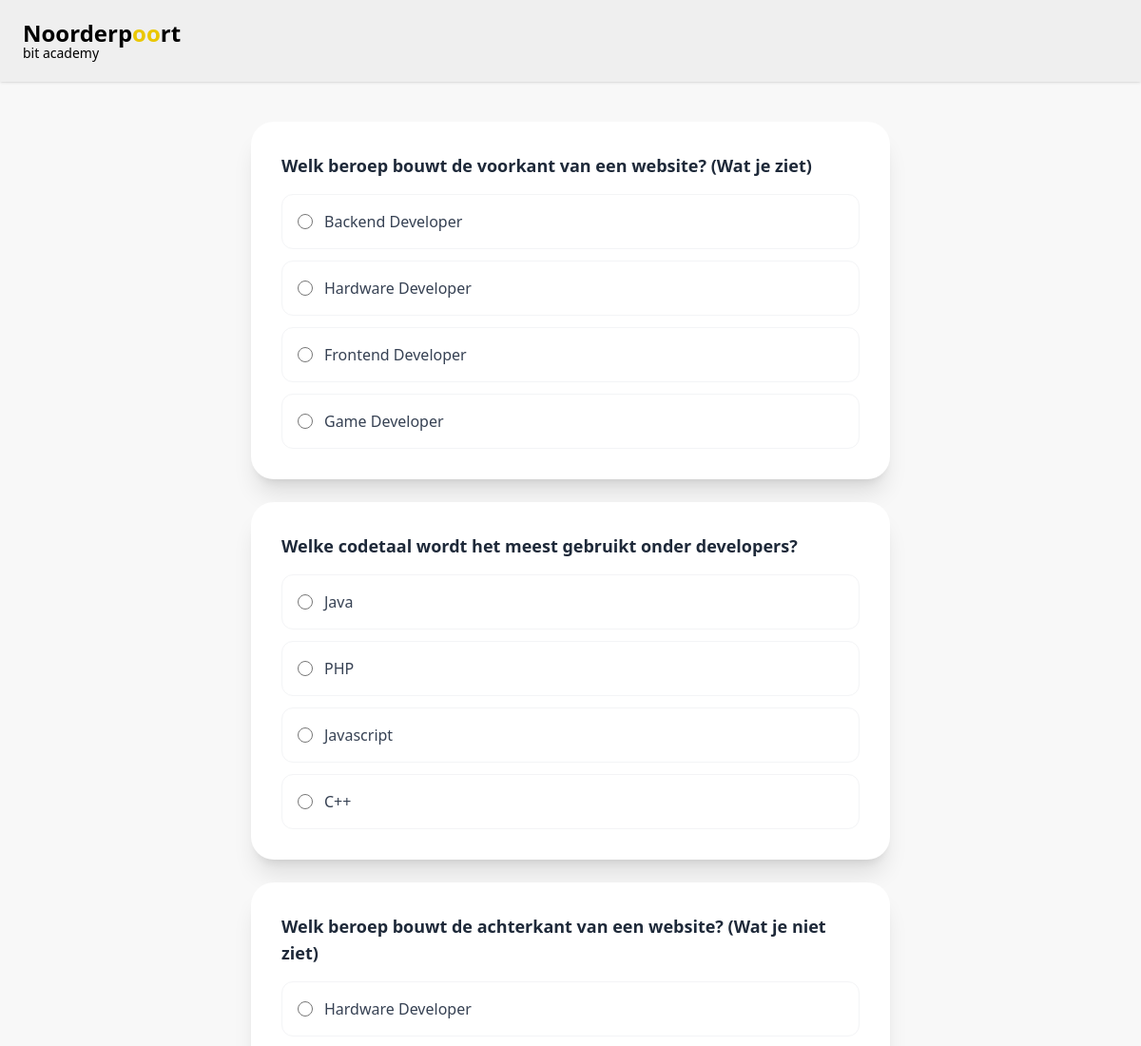
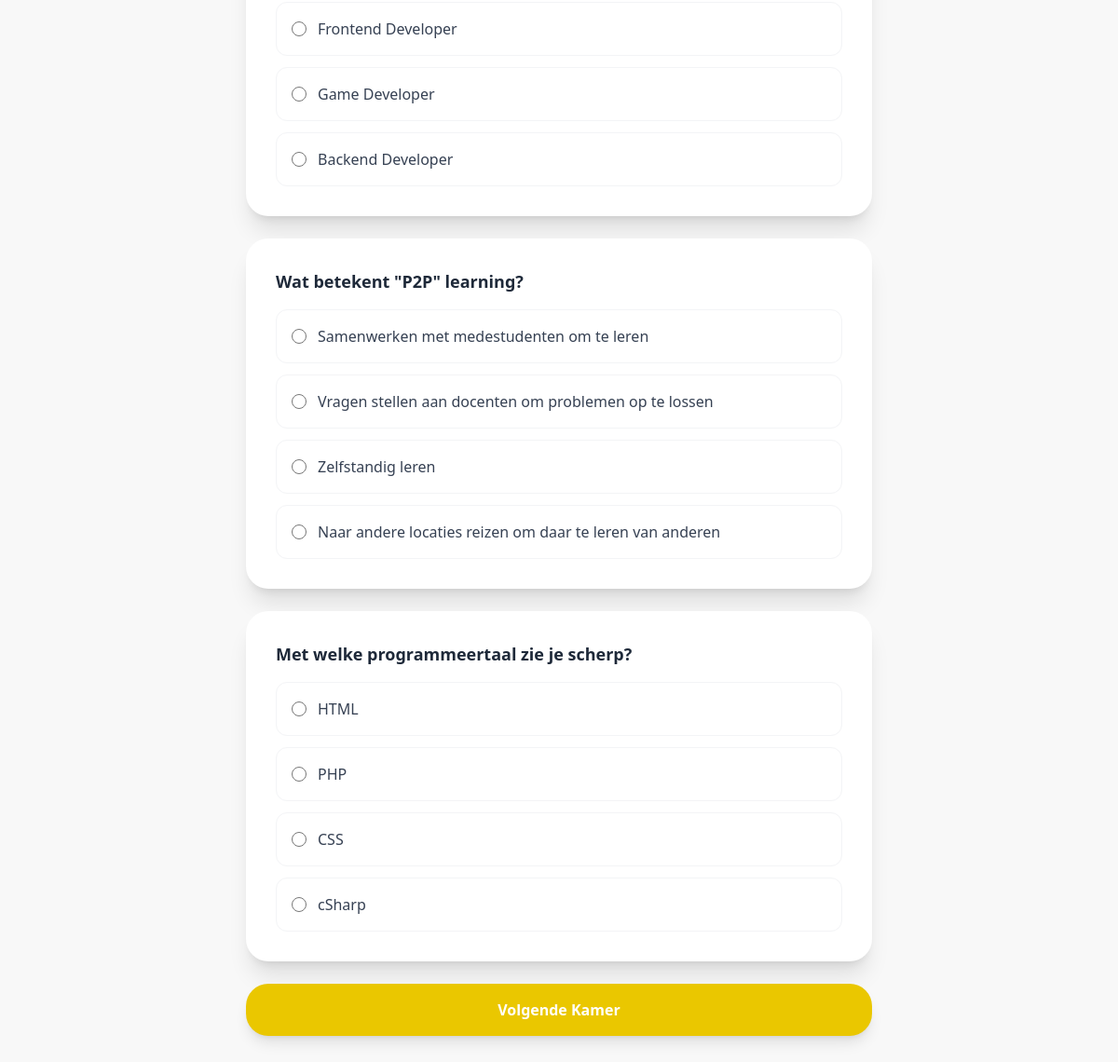
The page /kamer2.php on the database its author committed (2 pictures, top to bottom).
### tables this page shows
CREATE TABLE KAMER_TWEE (
    id INT NOT NULL AUTO_INCREMENT,
    vraag VARCHAR(255) NOT NULL,
    antwoord_een VARCHAR(255),
    antwoord_twee VARCHAR(255),
    antwoord_drie VARCHAR(255),
    antwoord_vier VARCHAR(255),
    juist VARCHAR(255) NOT NULL,
    PRIMARY KEY (id)
);

### kamer2.php (the view, shortened to what this page needs)
<?php
include_once "views/navbar.php";
include_once "db/db.php";
$query = $database->query("SELECT * FROM KAMER_TWEE");
$vragen = $query->fetchAll(PDO::FETCH_ASSOC);
?>
<!DOCTYPE html>
<html lang="en">
<head>
    <script src="https://cdn.jsdelivr.net/npm/@tailwindcss/browser@4"></script>
</head>
<body class="bg-[#F8F8F8] min-h-screen p-8 pt-32">
    <div class="max-w-2xl mx-auto">
        <form action="kamer3.php" method="POST">
            <?php foreach ($vragen as $vraag): ?>
                <div class="bg-white rounded-3xl shadow-xl p-8 mb-6 text-left">
                    <h2 class="font-bold text-lg text-gray-800 mb-4">
                        <?= htmlspecialchars($vraag['vraag']) ?>
                    </h2>
                    <div class="space-y-3">
                        <?php
                        $opties = [
                            'een' => $vraag['antwoord_een'],
                            'twee' => $vraag['antwoord_twee'],
                            'drie' => $vraag['antwoord_drie'],
                            'vier' => $vraag['antwoord_vier']
                        ];
                        foreach ($opties as $key => $optie):
                            if (!empty($optie)):
                        ?>
                                <label class="flex items-center p-4 border border-gray-100 rounded-xl cursor-pointer hover:bg-gray-50 transition">
                                    <input type="radio"
                                        name="vraag_<?= $vraag['id'] ?>"
                                        value="<?= htmlspecialchars($optie) ?>"
                                        class="w-4 h-4 text-[#EAC700] focus:ring-[#EAC700]">
                                    <span class="ml-3 text-gray-700"><?= htmlspecialchars($optie) ?></span>
                                </label>
                        <?php
                            endif;
                        endforeach;
                        ?>
                    </div>
                </div>
            <?php endforeach; ?>
            <button type="submit" class="w-full bg-[#EAC700] text-white font-bold py-4 rounded-3xl shadow-lg hover:bg-yellow-600 transition">
                Volgende Kamer
            </button>
        </form>
    </div>
</body>
</html>

### rows shown on the page
kamer_twee: vraag "Welk beroep bouwt de voorkant van een website? (Wat je ziet)", optie "Backend Developer", optie "Hardware Developer", optie "Frontend Developer", optie "Game Developer"
kamer_twee: vraag "Welke codetaal wordt het meest gebruikt onder developers?", antwoord_een "Java", antwoord_twee "PHP", optie "Javascript", antwoord_vier "C++"
kamer_twee: vraag "Welk beroep bouwt de achterkant van een website? (Wat je niet ziet)", optie "Hardware Developer", optie "Frontend Developer", optie "Game Developer", optie "Backend Developer"
kamer_twee: vraag "Wat betekent \"P2P\" learning?", antwoord_een "Samenwerken met medestudenten om te leren", antwoord_twee "Vragen stellen aan docenten om problemen op te lossen", antwoord_drie "Zelfstandig leren", antwoord_vier "Naar andere locaties reizen om daar te leren van anderen"
kamer_twee: vraag "Met welke programmeertaal zie je scherp?", antwoord_een "HTML", antwoord_twee "PHP", antwoord_drie "CSS", antwoord_vier "cSharp"
